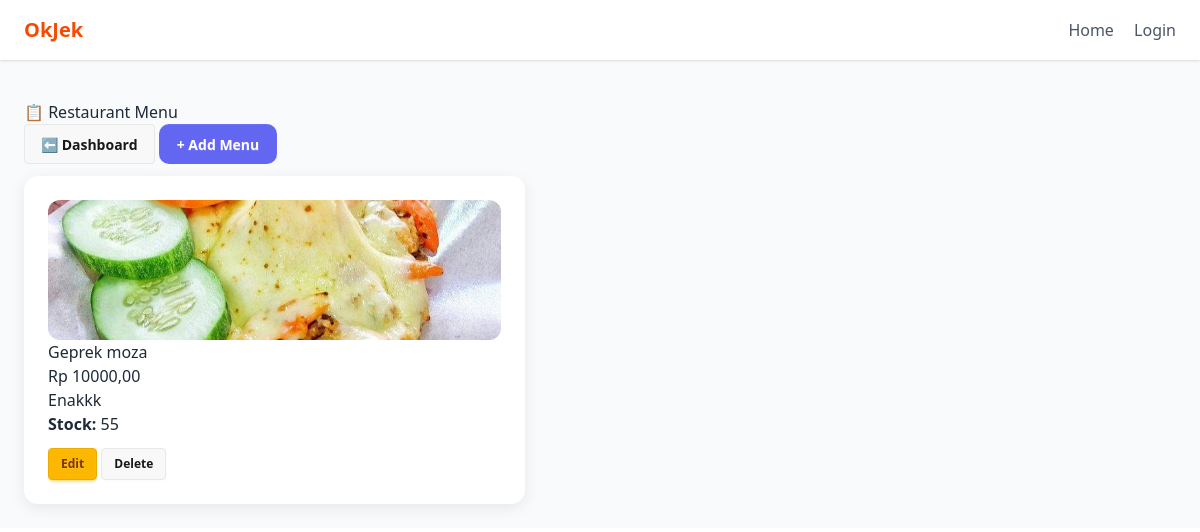
/restaurants/2/menus/ (signed in), run on the app's committed database.
### restaurants/models.py (models this page shows, shortened)
class MenuItem(models.Model):
    restaurant = models.ForeignKey(
        Restaurant,
        on_delete=models.CASCADE,
        related_name="menu_items"
    )
    name = models.CharField(max_length=255)
    price = models.DecimalField(max_digits=10, decimal_places=2)
    description = models.TextField(blank=True)
    is_available = models.BooleanField(default=True)
    created_at = models.DateTimeField(auto_now_add=True)
    stock = models.IntegerField(default=0)
    image = models.ImageField(upload_to="menu_images/", blank=True, null=True)

### restaurants/views.py (the view)
# urls.py: path('<int:resto_id>/menus/', views.menu_list, name='menu_list'),
@role_required(['restaurant'])
def menu_list(request, resto_id):
    resto = get_object_or_404(Restaurant, id=resto_id, owner=request.user)
    menus = resto.menu_items.all()
    return render(request, 'restaurants/menu_list.html', {
        'resto': resto,
        'menus': menus
    })

### templates/restaurants/menu_list.html (shortened to what this page needs)
{% extends "base.html" %}
{% block content %}
<div class="container mt-4">
    <div class="d-flex justify-content-between mb-3">
        <h3>📋 Restaurant Menu</h3>
        <div>
            <a href="{% url 'restaurants:dashboard' %}" class="btn btn-secondary">⬅ Dashboard</a>
            <a href="{% url 'restaurants:menu_add' resto.id %}" class="btn btn-purple">+ Add Menu</a>
        </div>
    </div>
    <div class="two-col">
        {% for item in menus %}
        <div class="card-modern">
            {% if item.image %}
                <img src="{{ item.image.url }}" class="menu-image mb-2">
            {% endif %}
            <h5>{{ item.name }}</h5>
            <p class="text-muted">Rp {{ item.price }}</p>
            <p>{{ item.description }}</p>
            <p><strong>Stock:</strong> {{ item.stock }}</p>
            <div class="mt-3 d-flex gap-2">
                <a href="{% url 'restaurants:menu_edit' resto.id item.id %}" class="btn btn-warning btn-sm">Edit</a>
                <a href="{% url 'restaurants:menu_delete' resto.id item.id %}" class="btn btn-danger btn-sm">Delete</a>
            </div>
        </div>
        {% endfor %}
    </div>
</div>
{% endblock %}

### templates/restaurants/menu_list.html (style rules this page uses)
.card-modern { background: #fff; border-radius: 14px; padding: 24px; box-shadow: 0 4px 15px rgba(0,0,0,0.08); transition: 0.3s ease; }
.btn-purple { background: #6366f1; border: none; color: white; padding: 10px 18px; border-radius: 10px; font-weight: 600; transition: 0.2s ease; }
.two-col { display: grid; grid-template-columns: 1fr 1fr; gap: 22px; }
.menu-image { width: 100%; border-radius: 12px; height: 140px; object-fit: cover; }

### data on the page
MenuItem: image (picture), name "Geprek moza", price "10000,00", description "Enakkk", stock "55"
